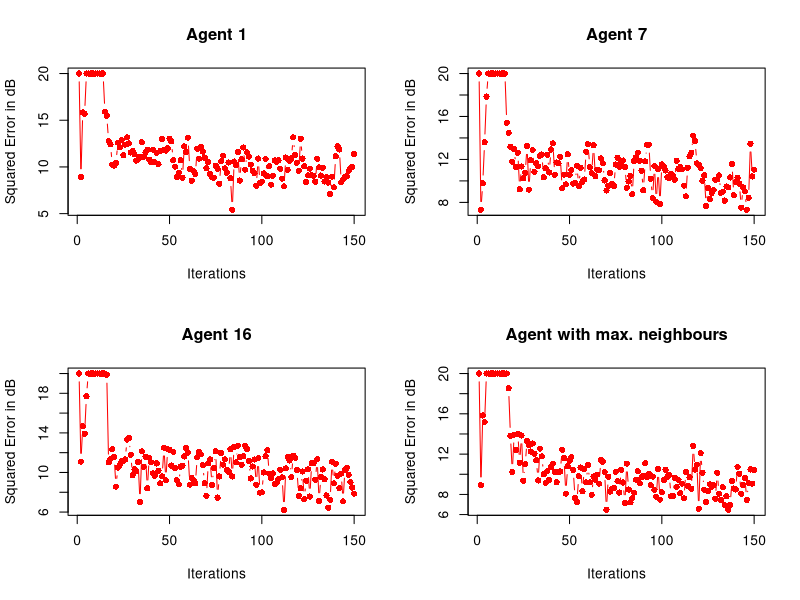
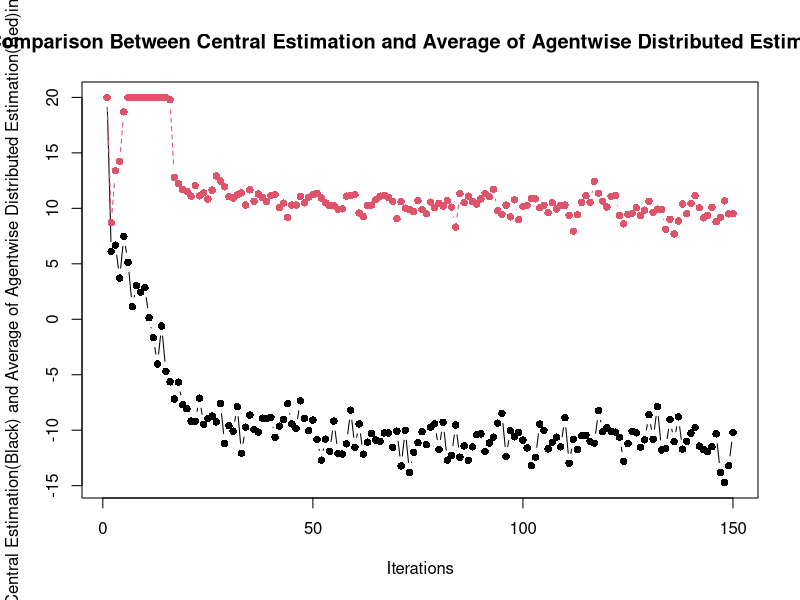

These figures' R source, in order:
#Script Distributed RLS

#forming the random graph with 30 vertices and entries in Graph matrix representing edges
N=30
graph<-matrix(0,N,N)
neighbor<-matrix(0,N,1)
neighborList<-matrix(0,N,N)
maxneighnode=0
maxneigh=0
for(i in 1:N)
{
	prob<-runif(n=N,min=0,max=1)
	count=0
	for(j in 1:N)
	{
		if((prob[j]<=0.2)&(i!=j))
		{
			count=count+1
			neighborList[i,count]=j
			graph[i,j]=1
		}
	}
	if(count>maxneigh)
	{
		maxneigh=count
		maxneighnode=i
	}
	neighbor[i,1]<-count
}

#parameter initialization

p=10
p_d=2
r=0.75
f=0.001
lambda=1
sample=150
part<-matrix(0,N,p_d)
for(i in 1:N)
{
	for(j in 1:p_d)
	{
		part[i,j]<-sample(1:p,1)
	}
	if(part[i,1]==part[i,2])
	{
		if(part[i,1]>=5)
		{
			part[i,2]<-sample(1:(part[i,1]-1),1)
		}
		else
		{
			part[i,2]<-sample((part[i,1]+1):10,1)
		}
	}
}

#Initializing matrices for av MSE calculations
avgMSE_d<-matrix(0,sample,N)
avgMSE_c<-matrix(0,sample,1)
avgMSE<-matrix(0,sample,1)

#loop for running the RLS for 50 times

for(m in 1:50)
{

#y_k,X_k,u_k and v_k are initialised here using normal distribution generator

X<-matrix(0,sample,p)
y<-matrix(0,sample,1)
u<-matrix(0,sample,p)
for(i in 1:p)
{
	u[,i]<-rnorm(n=sample,mean=0,sd=0.5)
}
v<-rnorm(n=sample,mean=0,sd=0.5)

#defining C
co_eff<-runif(n=p,min=-5,max=5)
C<-matrix(co_eff,p,1)

#defining A
A<-diag(1,p)
A<-A*r

#initialising X_k(i.e. X_0)
X[1,]<-matrix(runif(n=p,min=-5,max=5),1,p)

#calculating o/p and state space model

for(i in 1:sample)
{
	y[i]<-(X[i,]%*%C)+v[i]
	if(i<sample)
	{
		X[i+1,]<-X[i,]%*%A
		for(j in 1:p)
		{
			X[i+1,j]<-X[i+1,j]+u[i,j]
		}
	}
}

#matrix initialization

P<-diag(1,p)
P<-P/f
W<-matrix(0,p,1)
V<-matrix(0,1,p)
MSE<-matrix(0,sample,1)

#computation using centralised RLS

for(n in 1:sample)
{
	V[1,]<-X[n,]				
	sample_out=y[n,]
	est_out=V %*% W
	error=sample_out-est_out
	z=V %*% P
	g1<-(lambda+(V %*% t(z)))
	g2<-g1[1,1]
	g<-z/g2		
	W=W + error[1,1] * t(g)
	P<-(P- t(g)%*%z)/lambda
	MSE[n,]<-error[1,1]*error[1,1]
	MSE[n,]<-10*log10(MSE[n,])
}
#Computation for DistributedRLS agentwise


MSE_d<-matrix(0,sample,N)
Y_est_d<-matrix(0,sample,N)

#matrix initialization
P_arr<-array(0,dim=c(N,N,N))
for(i in 1:N)
{
	P_arr[,,i]<-diag(1,N)
}
P_arr<-P_arr/f
W_arr<-array(0,dim=c(N,1,N))


for(n in 1:sample)
{
	for(j in 1:N)
	{
		p_d_x<-(neighbor[j,]+p_d)
		#matrix initialization
		P<-matrix(0,p_d_x,p_d_x)
		for(i in 1:p_d_x)
		{
			for(k in 1:p_d_x)
			{
				P[i,k]<-P_arr[i,k,j]
			}
		}

		W<-matrix(0,p_d_x,1)
		for(i in 1:p_d_x)
		{
			W[i,1]<-W_arr[i,1,j]
		}

		V<-matrix(0,1,p_d_x)
		for(i in 1:p_d_x)
		{
			if(i<=p_d)
			{
				V[1,i]<-X[n,part[j,i]]
			}
			else
			{
				if(n>1)
				{
					V[1,i]<-Y_est_d[n-1,neighborList[j,(i-p_d)]]
				}
			}
		}
		sample_out=y[n,]
		est_out=V %*% W
		error=sample_out-est_out
		z=V %*% P
		g1<-(lambda+(V %*% t(z)))
		g2<-g1[1,1]
		g<-z/g2		
		W=W + error[1,1] * t(g)
		P<-(P- t(g)%*%z)/lambda
		MSE_d[n,j]<-error[1,1]*error[1,1]
		MSE_d[n,j]<-10*log10(MSE_d[n,j])
		Y_est_d[n,j]<-est_out
	
		#Storing estimation results
		for(i in 1:p_d_x)
		{
			for(k in 1:p_d_x)
			{
				P_arr[i,k,j]<-P[i,k]
			}
		}

		for(i in 1:p_d_x)
		{
			W_arr[i,1,j]<-W[i,1]
		}
	}
}

avMSE_d<-matrix(0,sample,1)
for(i in 1:sample)
{
	for(j in 1:N)
	{
		avMSE_d[i]<-avMSE_d[i]+MSE_d[i,j]
	}
	avMSE_d[i]<-avMSE_d[i]/N
}

avgMSE<-avgMSE+MSE
avgMSE_c<-avgMSE_c+avMSE_d
avgMSE_d<-avgMSE_d+MSE_d
}

#calculating averages

avgMSE<-avgMSE/50
avgMSE_c<-avgMSE_c/50
avgMSE_d<-avgMSE_d/50


for(i in 1:sample)
{
	for(j in 1:N)
	{
		if(avgMSE_d[i,j]>20)
		{
			avgMSE_d[i,j]=20
		}
	}
	if(avgMSE[i,]>20)
		{
			avgMSE[i,]=20
		}
	if(avgMSE_c[i,]>20)
		{
			avgMSE_c[i,]=20
		}
}


#plotting MSE curves for a few agents
par(mfrow=c(2,2))

plot(avgMSE_d[,1], col="red",xlab="Iterations",ylab="Squared Error in dB", type="b", main="Agent 1",pch=16)
plot(avgMSE_d[,7], col="red",xlab="Iterations",ylab="Squared Error in dB", type="b", main="Agent 7",pch=16)
plot(avgMSE_d[,16], col="red",xlab="Iterations",ylab="Squared Error in dB", type="b", main="Agent 16",pch=16)
plot(avgMSE_d[,maxneighnode], col="red",xlab="Iterations",ylab="Squared Error in dB", type="b", main="Agent with max. neighbours",pch=16)

#Comparing Central Estimation and Average of Agentwise Distributed Estimation plots

#creating a new window
windows()
plotMSE<-matrix(0,sample,2)
plotMSE[,1]<-avgMSE
plotMSE[,2]<-avgMSE_c
Iterations<-matrix(0,sample,2)
Iterations[,1]<-sequence(sample)
Iterations[,2]<-sequence(sample)
matplot(Iterations,plotMSE,type="b",pch=16,main="Comparison Between Central Estimation and Average of Agentwise Distributed Estimation",xlab="Iterations",ylab="Central Estimation(Black) and Average of Agentwise Distributed Estimation(Red)in dB")
